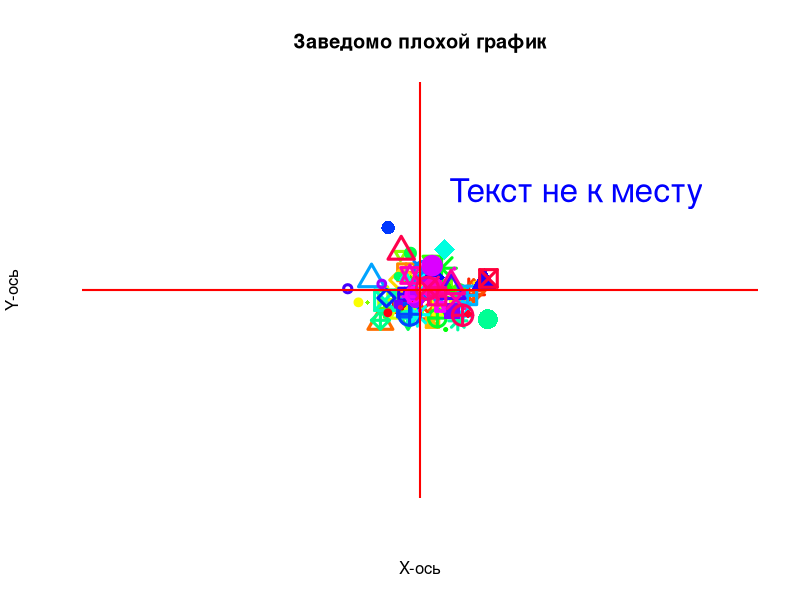

The R source for this figure:
# Создадим случайные данные
set.seed(123)
x <- rnorm(100)  # 100 случайных значений для x
y <- rnorm(100)  # 100 случайных значений для y

# Очень плохой график
plot(x, y, 
     main = "Заведомо плохой график",  # Заголовок, нормальный
     xlab = "X-ось",                   # Метка оси X
     ylab = "Y-ось",                   # Метка оси Y
     col = rainbow(100),               # Перегрузка цветов
     pch = sample(1:25, 100, replace = TRUE),  # Случайные символы для точек
     cex = runif(100, 0.1, 3),         # Случайный размер точек
     xlim = c(-10, 10), ylim = c(-10, 10),  # Нереалистичные пределы осей
     xaxt = "n", yaxt = "n",           # Убираем метки на осях
     bty = "n",                        # Убираем рамку вокруг графика
     lwd = 3                           # Толстые линии (не нужны)
)

# Добавляем линии и текст, которые не нужны
abline(h = 0, v = 0, col = "red", lwd = 2)  # Линии на нуле
text(5, 5, "Текст не к месту", col = "blue", cex = 2)  # Текст на произвольной позиции

